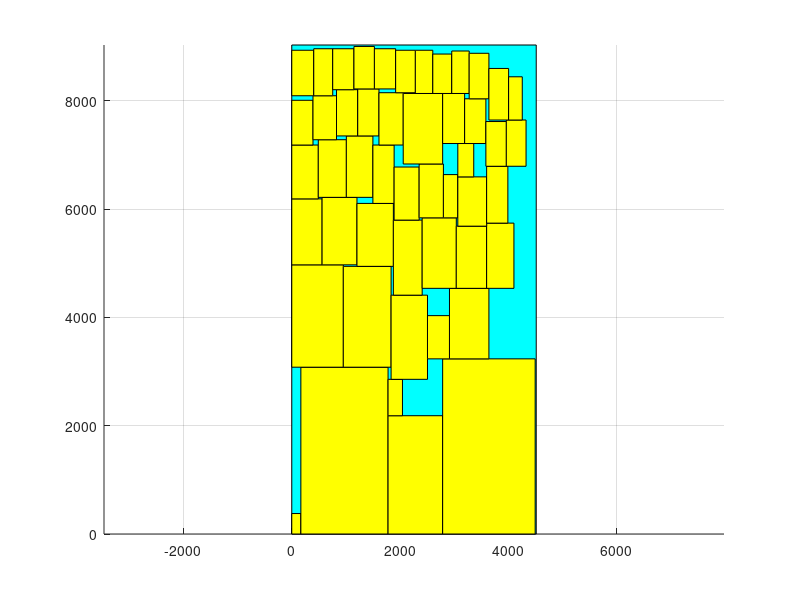

MATLAB code for this plot:
axis equal;
hold on;
grid on;
block_x=[0 0 4514 4514 0];
block_y=[0 9029 9029 0 0];
fill(block_x, block_y, 'c');
block_x=[0 0 168 168 0];
block_y=[0 378 378 0 0];
fill(block_x, block_y, 'y');
block_x=[168 168 1778 1778 168];
block_y=[0 3080 3080 0 0];
fill(block_x, block_y, 'y');
block_x=[0 0 952 952 0];
block_y=[3080 4970 4970 3080 3080];
fill(block_x, block_y, 'y');
block_x=[1778 1778 2786 2786 1778];
block_y=[0 2184 2184 0 0];
fill(block_x, block_y, 'y');
block_x=[952 952 1834 1834 952];
block_y=[3080 4942 4942 3080 3080];
fill(block_x, block_y, 'y');
block_x=[0 0 560 560 0];
block_y=[4970 6188 6188 4970 4970];
fill(block_x, block_y, 'y');
block_x=[2786 2786 4494 4494 2786];
block_y=[0 3234 3234 0 0];
fill(block_x, block_y, 'y');
block_x=[1778 1778 2044 2044 1778];
block_y=[2184 2856 2856 2184 2184];
fill(block_x, block_y, 'y');
block_x=[1834 1834 2506 2506 1834];
block_y=[2856 4410 4410 2856 2856];
fill(block_x, block_y, 'y');
block_x=[560 560 1204 1204 560];
block_y=[4970 6216 6216 4970 4970];
fill(block_x, block_y, 'y');
block_x=[0 0 490 490 0];
block_y=[6188 7182 7182 6188 6188];
fill(block_x, block_y, 'y');
block_x=[2506 2506 2912 2912 2506];
block_y=[3234 4032 4032 3234 3234];
fill(block_x, block_y, 'y');
block_x=[1204 1204 1876 1876 1204];
block_y=[4942 6104 6104 4942 4942];
fill(block_x, block_y, 'y');
block_x=[490 490 1008 1008 490];
block_y=[6216 7280 7280 6216 6216];
fill(block_x, block_y, 'y');
block_x=[0 0 392 392 0];
block_y=[7182 8008 8008 7182 7182];
fill(block_x, block_y, 'y');
block_x=[2912 2912 3640 3640 2912];
block_y=[3234 4536 4536 3234 3234];
fill(block_x, block_y, 'y');
block_x=[1876 1876 2408 2408 1876];
block_y=[4410 5796 5796 4410 4410];
fill(block_x, block_y, 'y');
block_x=[1008 1008 1498 1498 1008];
block_y=[6216 7350 7350 6216 6216];
fill(block_x, block_y, 'y');
block_x=[392 392 826 826 392];
block_y=[7280 8092 8092 7280 7280];
fill(block_x, block_y, 'y');
block_x=[0 0 406 406 0];
block_y=[8092 8932 8932 8092 8092];
fill(block_x, block_y, 'y');
block_x=[2408 2408 3038 3038 2408];
block_y=[4536 5838 5838 4536 4536];
fill(block_x, block_y, 'y');
block_x=[1498 1498 1890 1890 1498];
block_y=[6104 7182 7182 6104 6104];
fill(block_x, block_y, 'y');
block_x=[826 826 1218 1218 826];
block_y=[7350 8204 8204 7350 7350];
fill(block_x, block_y, 'y');
block_x=[406 406 756 756 406];
block_y=[8092 8960 8960 8092 8092];
fill(block_x, block_y, 'y');
block_x=[3038 3038 3598 3598 3038];
block_y=[4536 5684 5684 4536 4536];
fill(block_x, block_y, 'y');
block_x=[1890 1890 2352 2352 1890];
block_y=[5796 6776 6776 5796 5796];
fill(block_x, block_y, 'y');
block_x=[1218 1218 1610 1610 1218];
block_y=[7350 8218 8218 7350 7350];
fill(block_x, block_y, 'y');
block_x=[756 756 1148 1148 756];
block_y=[8204 8960 8960 8204 8204];
fill(block_x, block_y, 'y');
block_x=[3598 3598 4102 4102 3598];
block_y=[4536 5740 5740 4536 4536];
fill(block_x, block_y, 'y');
block_x=[2352 2352 2800 2800 2352];
block_y=[5838 6832 6832 5838 5838];
fill(block_x, block_y, 'y');
block_x=[1610 1610 2058 2058 1610];
block_y=[7182 8148 8148 7182 7182];
fill(block_x, block_y, 'y');
block_x=[1148 1148 1526 1526 1148];
block_y=[8218 9002 9002 8218 8218];
fill(block_x, block_y, 'y');
block_x=[2800 2800 3066 3066 2800];
block_y=[5838 6636 6636 5838 5838];
fill(block_x, block_y, 'y');
block_x=[2058 2058 2786 2786 2058];
block_y=[6832 8134 8134 6832 6832];
fill(block_x, block_y, 'y');
block_x=[1526 1526 1918 1918 1526];
block_y=[8218 8960 8960 8218 8218];
fill(block_x, block_y, 'y');
block_x=[3066 3066 3598 3598 3066];
block_y=[5684 6594 6594 5684 5684];
fill(block_x, block_y, 'y');
block_x=[2786 2786 3192 3192 2786];
block_y=[7210 8134 8134 7210 7210];
fill(block_x, block_y, 'y');
block_x=[1918 1918 2282 2282 1918];
block_y=[8148 8932 8932 8148 8148];
fill(block_x, block_y, 'y');
block_x=[3598 3598 3990 3990 3598];
block_y=[5740 6790 6790 5740 5740];
fill(block_x, block_y, 'y');
block_x=[3066 3066 3360 3360 3066];
block_y=[6594 7210 7210 6594 6594];
fill(block_x, block_y, 'y');
block_x=[3192 3192 3584 3584 3192];
block_y=[7210 8036 8036 7210 7210];
fill(block_x, block_y, 'y');
block_x=[2282 2282 2604 2604 2282];
block_y=[8134 8932 8932 8134 8134];
fill(block_x, block_y, 'y');
block_x=[3584 3584 3962 3962 3584];
block_y=[6790 7616 7616 6790 6790];
fill(block_x, block_y, 'y');
block_x=[2604 2604 2954 2954 2604];
block_y=[8134 8862 8862 8134 8134];
fill(block_x, block_y, 'y');
block_x=[3962 3962 4326 4326 3962];
block_y=[6790 7644 7644 6790 6790];
fill(block_x, block_y, 'y');
block_x=[2954 2954 3276 3276 2954];
block_y=[8134 8918 8918 8134 8134];
fill(block_x, block_y, 'y');
block_x=[3276 3276 3640 3640 3276];
block_y=[8036 8876 8876 8036 8036];
fill(block_x, block_y, 'y');
block_x=[3640 3640 4004 4004 3640];
block_y=[7644 8596 8596 7644 7644];
fill(block_x, block_y, 'y');
block_x=[4004 4004 4256 4256 4004];
block_y=[7644 8442 8442 7644 7644];
fill(block_x, block_y, 'y');
